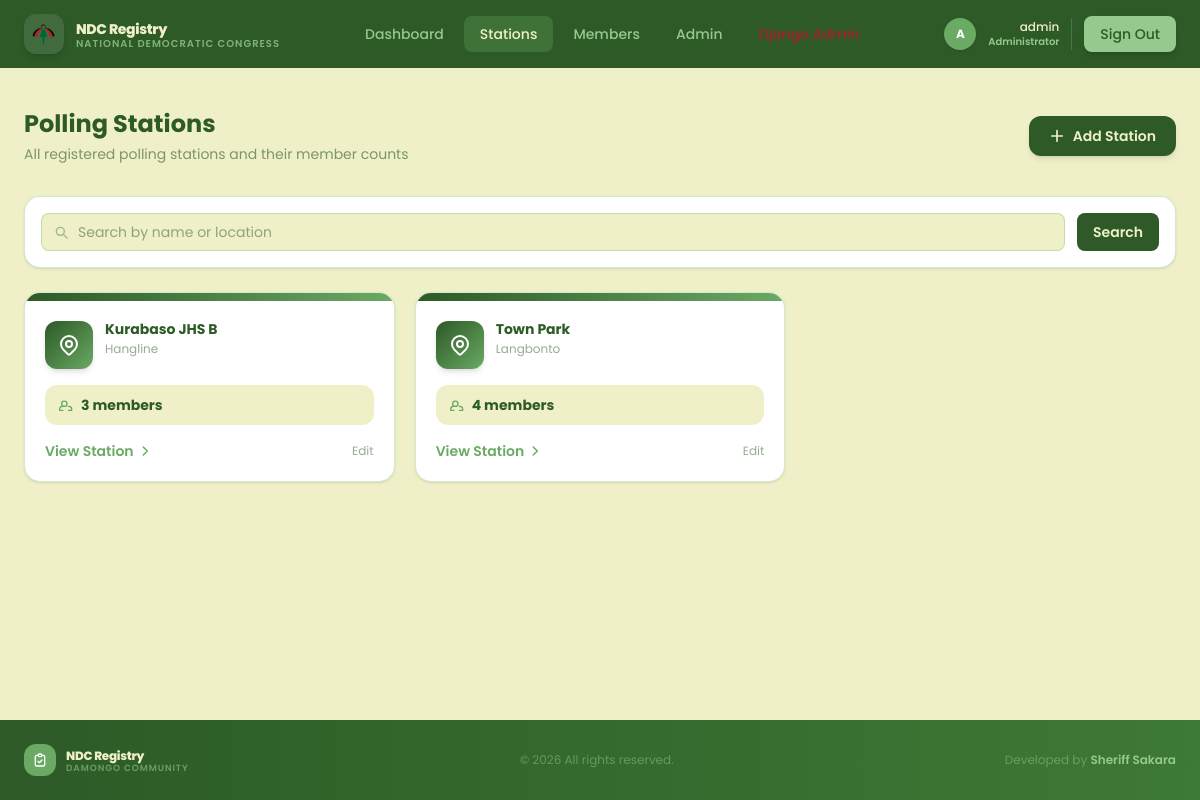
The app's page /stations/ (signed in), older data.
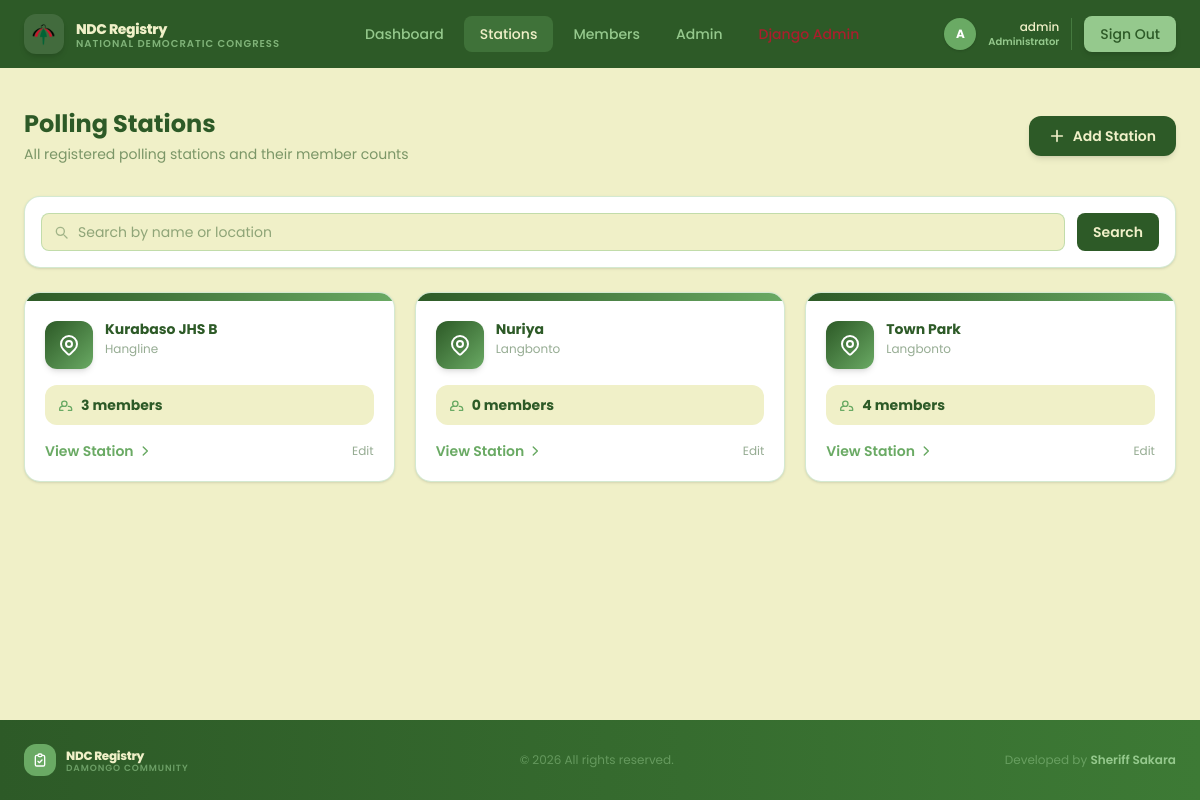
The same page, newer data.
### core/models.py (models this page shows, shortened)
class PollingStation(models.Model):
    name = models.CharField(max_length=100)
    location = models.CharField(max_length=200, blank=True)
    constituency = models.CharField(max_length=100, blank=True)
    description = models.TextField(blank=True)
    created_at = models.DateTimeField(auto_now_add=True)
    class Meta:
        ordering = ['name']
    @property
    def member_count(self):
        return self.members.count()

### core/views.py (the view)
# urls.py: path('stations/', views.station_list_view, name='station_list'),
@login_required
def station_list_view(request):
    query = request.GET.get("q", "").strip()
    stations = PollingStation.objects.all()
    if query:
        stations = stations.filter(
            Q(name__icontains=query) | Q(location__icontains=query)
        )
    return render(request, 'core/station_list.html', {'stations': stations, 'query':query})

### templates/core/station_list.html (shortened to what the changed rows need)
{% extends "core/base.html" %}
{% block content %}
<div class="max-w-7xl mx-auto px-6 py-10">
    <div class="flex flex-col sm:flex-row sm:items-center justify-between gap-4 mb-8 animate-fade-up">
        <div>
            <h1 class="text-2xl font-bold text-[#2d5a27]">Polling Stations</h1>
        </div>
    </div>
    {% if stations %}
    <div class="grid grid-cols-1 sm:grid-cols-2 lg:grid-cols-3 gap-5">
        {% for station in stations %}
        <div class="bg-white border border-[#95c98d]/40 rounded-2xl shadow-sm card-hover overflow-hidden
                    animate-fade-up" style="animation-delay: {{ forloop.counter0 }}00ms">
            <div class="h-2 bg-gradient-to-r from-[#2d5a27] to-[#6aaa64]"></div>
            <div class="p-5">
                <div class="flex items-start gap-3 mb-4">
                    <div class="w-12 h-12 rounded-xl bg-gradient-to-br from-[#2d5a27] to-[#6aaa64] flex items-center justify-center shrink-0 shadow-md">
                    </div>
                    <div>
                        <h3 class="text-sm font-bold text-[#2d5a27] leading-tight">{{ station.name }}</h3>
                        <p class="text-xs text-[#2d5a27]/50 mt-0.5">{{ station.location|default:"Location not set" }}</p>
                    </div>
                </div>
                <div class="flex items-center gap-2 bg-[#f0f0c8] rounded-xl px-3 py-2.5 mb-4">
                    <svg class="w-4 h-4 text-[#6aaa64]" fill="none" stroke="currentColor" stroke-width="2" viewBox="0 0 24 24">
                        <path stroke-linecap="round" stroke-linejoin="round" d="M17 20h5v-2a4 4 0 00-5-3.87M9 20H4v-2a4 4 0 015-3.87m6-4a4 4 0 11-8 0 4 4 0 018 0z"/>
                    </svg>
                    <span class="text-sm font-bold text-[#2d5a27]">{{ station.member_count }} member{{ station.member_count|pluralize }}</span>
                </div>
                <div class="flex items-center justify-between">
                    <a href="{% url 'station_detail' station.pk %}"
                       class="text-sm font-semibold text-[#6aaa64] hover:text-[#2d5a27] transition-colors flex items-center gap-1">
                        View Station
                        <svg class="w-3.5 h-3.5" fill="none" stroke="currentColor" stroke-width="2.5" viewBox="0 0 24 24">
                            <path stroke-linecap="round" stroke-linejoin="round" d="M9 5l7 7-7 7"/>
                        </svg>
                    </a>
                    {% if user.is_staff %}
                    <a href="{% url 'station_edit' station.pk %}" class="text-xs text-[#2d5a27]/50 hover:text-[#6aaa64] transition-colors">Edit</a>
                    {% endif %}
                </div>
            </div>
        </div>
        {% endfor %}
    </div>
    {% endif %}
</div>
{% endblock content %}

Row changes from the older to the newer data that the page shows:
added PollingStation: name "Nuriya", location "Langbonto", member_count "0"
